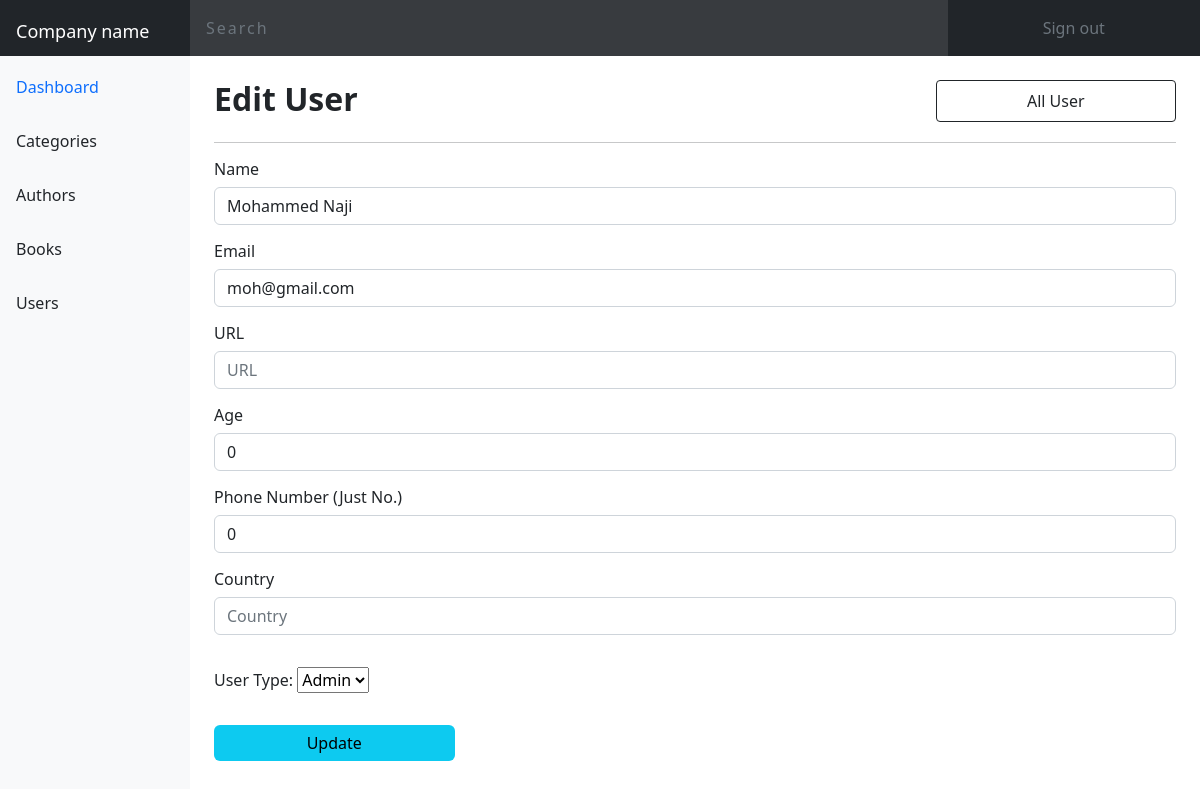
/admin/edituser.php?edit=1 (signed in), run on the app's committed database.
### tables this page shows
CREATE TABLE `users` (
  `id` int(11) NOT NULL,
  `name` varchar(200) NOT NULL,
  `email` varchar(200) NOT NULL,
  `password` varchar(200) NOT NULL,
  `type` varchar(5) NOT NULL DEFAULT 'user',
  `url` varchar(200) NOT NULL,
  `age` int(3) NOT NULL,
  `phone` varchar(20) NOT NULL,
  `country` varchar(200) NOT NULL
);

### admin/edituser.php (the view, shortened to what this page needs)
<?php
include "header.php";
if (isset($_GET['edit'])) {
  $id = $_GET['edit'];
  $sql = "SELECT * FROM users WHERE id = '$id'";
  $result = mysqli_query($conn, $sql);
  $user = mysqli_fetch_assoc($result);
}
?>
<div class="tab p-4">
  <div id="third" class="box d-flex flex-column justify-content-between position-relative">
    <h2 class="fw-600">Edit User</h2>
    <a class="btn3 btn bg-transparent w-25 rounded-1 border position-absolute end-0 py-2 px-5" href="users.php">All
      User</a>
    <hr />
    <form class="form" action="" method="post">
      <div class="mb-3">
        <label for="Name" class="form-label">Name</label>
        <input type="text" class="form-control" id="Name" name="name" value="<?php echo $user['name'] ?>"
          placeholder="Name" required />
      </div>
      <div class="mb-3">
        <label for="Email" class="form-label">Email</label>
        <input type="email" class="form-control" id="Email" name="email" value="<?php echo $user['email'] ?>"
          placeholder="Email" required />
      </div>
      <div class="mb-3">
        <label for="url" class="form-label">URL</label>
        <input type="url" class="form-control" id="url" name="url" value="<?php echo $user['url'] ?>" placeholder="URL"
          required />
      </div>
      <div class="mb-3">
        <label for="age" class="form-label">Age</label>
        <input type="number" min="0" class="form-control" id="age" name="age" value="<?php echo $user['age'] ?>"
          placeholder="Age" required />
      </div>
      <div class="mb-3">
        <label for="phone" class="form-label">Phone Number (Just No.)</label>
        <input type="tel" pattern="\d*" class="form-control" id="phone" name="phone"
          value="<?php echo $user['phone'] ?>" placeholder="Phone" required />
      </div>
      <div class="mb-3">
        <label for="country" class="form-label">Country</label>
        <input type="text" class="form-control" id="country" name="country" value="<?php echo $user['country'] ?>"
          placeholder="Country" required />
      </div>
      <div class="py-3">
        <label for="user-type">User Type:</label>
        <select id="user-type" name="type">
          <option value="admin">Admin</option>
        </select>
      </div>
      <button class="add3 btn btn-info mt-3 border-0 w-25" name="update">
        Update
      </button>
    </form>
  </div>
</div>
</div>
</div>
<?php include "footer.php" ?>

### css/style.css (style rules this page uses)
* { -webkit-box-sizing: border-box; -moz-box-sizing: border-box; box-sizing: border-box; }
:root { --main-color: #0d6efd; --main-padding-top: 60px; --main-padding-bottom: 60px; }
html { scroll-behavior: smooth; }
body { background-color: #fff; }
.fw-600 { font-weight: 600; }
.dashboard .box a { border-color: #212529 !important; }
body { line-height: 1.25; }

### data on the page
users: name "Mohammed Naji", email "moh@gmail.com", age "0", phone "0"
